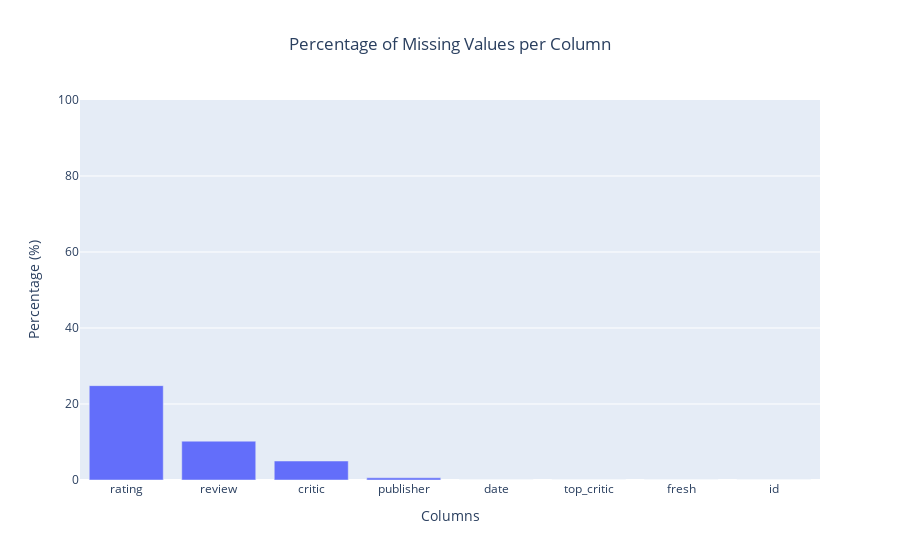

The code cell stored with this chart in its notebook:
### Code cell
# Visualize the missing values in the 'movie_reviews_df' DataFrame
missing_values(movie_reviews_df)

### Figure 1 — Plotly figure (JSON) as saved in the notebook; plotly's stock layout.template omitted (floating-point values rounded to 4 significant figures)
{"data": [{"alignmentgroup": "True", "hovertemplate": "Columns=%{x}<br>Percentage (%)=%{y}<extra></extra>", "legendgroup": "", "marker": {"color": "#636efa"}, "name": "", "offsetgroup": "", "orientation": "v", "showlegend": false, "textposition": "auto", "type": "bar", "x": ["rating", "review", "critic", "publisher", "date", "top_critic", "fresh", "id"], "xaxis": "x", "y": [24.83, 10.22, 5.001, 0.5677, 0, 0, 0, 0], "yaxis": "y"}], "layout": {"barmode": "relative", "legend": {"tracegroupgap": 0}, "title": {"text": "Percentage of Missing Values per Column", "x": 0.5}, "xaxis": {"anchor": "y", "domain": [0, 1], "title": {"text": "Columns"}}, "yaxis": {"anchor": "x", "domain": [0, 1], "range": [0, 100], "title": {"text": "Percentage (%)"}}}}
